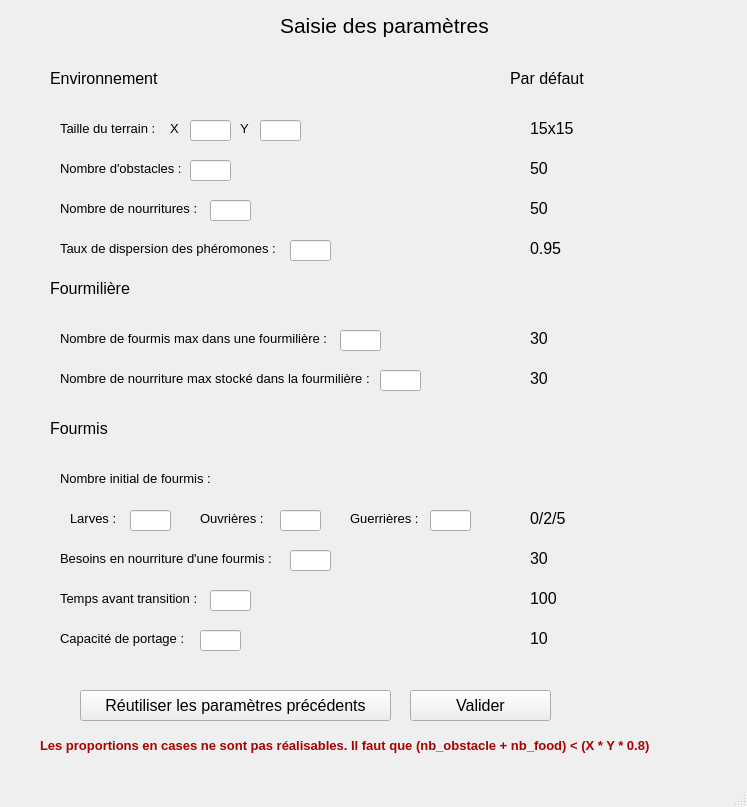
<?xml version="1.0" encoding="UTF-8"?>
<ui version="4.0">
 <class>Parameters</class>
 <widget class="QMainWindow" name="Parameters">
  <property name="geometry">
   <rect>
    <x>0</x>
    <y>0</y>
    <width>747</width>
    <height>807</height>
   </rect>
  </property>
  <property name="windowTitle">
   <string>MainWindow</string>
  </property>
  <widget class="QWidget" name="centralwidget">
   <widget class="QLineEdit" name="lineEdit_1">
    <property name="geometry">
     <rect>
      <x>190</x>
      <y>120</y>
      <width>41</width>
      <height>21</height>
     </rect>
    </property>
    <property name="font">
     <font>
      <pointsize>8</pointsize>
     </font>
    </property>
   </widget>
   <widget class="QLabel" name="label">
    <property name="geometry">
     <rect>
      <x>280</x>
      <y>10</y>
      <width>221</width>
      <height>31</height>
     </rect>
    </property>
    <property name="font">
     <font>
      <pointsize>16</pointsize>
     </font>
    </property>
    <property name="text">
     <string>Saisie des paramètres</string>
    </property>
   </widget>
   <widget class="QLabel" name="label_2">
    <property name="geometry">
     <rect>
      <x>50</x>
      <y>70</y>
      <width>151</width>
      <height>16</height>
     </rect>
    </property>
    <property name="font">
     <font>
      <pointsize>12</pointsize>
     </font>
    </property>
    <property name="text">
     <string>Environnement</string>
    </property>
   </widget>
   <widget class="QLabel" name="label_3">
    <property name="geometry">
     <rect>
      <x>60</x>
      <y>120</y>
      <width>111</width>
      <height>16</height>
     </rect>
    </property>
    <property name="font">
     <font>
      <pointsize>10</pointsize>
     </font>
    </property>
    <property name="text">
     <string>Taille du terrain :</string>
    </property>
   </widget>
   <widget class="QLabel" name="label_4">
    <property name="geometry">
     <rect>
      <x>170</x>
      <y>120</y>
      <width>16</width>
      <height>16</height>
     </rect>
    </property>
    <property name="font">
     <font>
      <pointsize>10</pointsize>
     </font>
    </property>
    <property name="text">
     <string>X</string>
    </property>
   </widget>
   <widget class="QLabel" name="label_5">
    <property name="geometry">
     <rect>
      <x>240</x>
      <y>120</y>
      <width>16</width>
      <height>16</height>
     </rect>
    </property>
    <property name="font">
     <font>
      <pointsize>10</pointsize>
     </font>
    </property>
    <property name="text">
     <string>Y</string>
    </property>
   </widget>
   <widget class="QLineEdit" name="lineEdit_2">
    <property name="geometry">
     <rect>
      <x>260</x>
      <y>120</y>
      <width>41</width>
      <height>21</height>
     </rect>
    </property>
   </widget>
   <widget class="QLabel" name="label_6">
    <property name="geometry">
     <rect>
      <x>60</x>
      <y>160</y>
      <width>131</width>
      <height>16</height>
     </rect>
    </property>
    <property name="font">
     <font>
      <pointsize>10</pointsize>
     </font>
    </property>
    <property name="text">
     <string>Nombre d'obstacles :</string>
    </property>
   </widget>
   <widget class="QLineEdit" name="lineEdit_3">
    <property name="geometry">
     <rect>
      <x>190</x>
      <y>160</y>
      <width>41</width>
      <height>21</height>
     </rect>
    </property>
    <property name="font">
     <font>
      <pointsize>8</pointsize>
     </font>
    </property>
   </widget>
   <widget class="QLabel" name="label_7">
    <property name="geometry">
     <rect>
      <x>60</x>
      <y>200</y>
      <width>141</width>
      <height>16</height>
     </rect>
    </property>
    <property name="font">
     <font>
      <pointsize>10</pointsize>
     </font>
    </property>
    <property name="text">
     <string>Nombre de nourritures :</string>
    </property>
   </widget>
   <widget class="QLineEdit" name="lineEdit_4">
    <property name="geometry">
     <rect>
      <x>210</x>
      <y>200</y>
      <width>41</width>
      <height>21</height>
     </rect>
    </property>
    <property name="font">
     <font>
      <pointsize>8</pointsize>
     </font>
    </property>
   </widget>
   <widget class="QLineEdit" name="lineEdit_5">
    <property name="geometry">
     <rect>
      <x>290</x>
      <y>240</y>
      <width>41</width>
      <height>21</height>
     </rect>
    </property>
    <property name="font">
     <font>
      <pointsize>8</pointsize>
     </font>
    </property>
   </widget>
   <widget class="QLabel" name="label_8">
    <property name="geometry">
     <rect>
      <x>60</x>
      <y>240</y>
      <width>221</width>
      <height>16</height>
     </rect>
    </property>
    <property name="font">
     <font>
      <pointsize>10</pointsize>
     </font>
    </property>
    <property name="text">
     <string>Taux de dispersion des phéromones :</string>
    </property>
   </widget>
   <widget class="QLabel" name="label_9">
    <property name="geometry">
     <rect>
      <x>50</x>
      <y>280</y>
      <width>151</width>
      <height>16</height>
     </rect>
    </property>
    <property name="font">
     <font>
      <pointsize>12</pointsize>
     </font>
    </property>
    <property name="text">
     <string>Fourmilière</string>
    </property>
   </widget>
   <widget class="QLineEdit" name="lineEdit_7">
    <property name="geometry">
     <rect>
      <x>380</x>
      <y>370</y>
      <width>41</width>
      <height>21</height>
     </rect>
    </property>
    <property name="font">
     <font>
      <pointsize>8</pointsize>
     </font>
    </property>
   </widget>
   <widget class="QLabel" name="label_10">
    <property name="geometry">
     <rect>
      <x>60</x>
      <y>330</y>
      <width>281</width>
      <height>16</height>
     </rect>
    </property>
    <property name="font">
     <font>
      <pointsize>10</pointsize>
     </font>
    </property>
    <property name="text">
     <string>Nombre de fourmis max dans une fourmilière : </string>
    </property>
   </widget>
   <widget class="QLineEdit" name="lineEdit_6">
    <property name="geometry">
     <rect>
      <x>340</x>
      <y>330</y>
      <width>41</width>
      <height>21</height>
     </rect>
    </property>
    <property name="font">
     <font>
      <pointsize>8</pointsize>
     </font>
    </property>
   </widget>
   <widget class="QLabel" name="label_11">
    <property name="geometry">
     <rect>
      <x>60</x>
      <y>370</y>
      <width>331</width>
      <height>16</height>
     </rect>
    </property>
    <property name="font">
     <font>
      <pointsize>10</pointsize>
     </font>
    </property>
    <property name="text">
     <string>Nombre de nourriture max stocké dans la fourmilière :</string>
    </property>
   </widget>
   <widget class="QLabel" name="label_12">
    <property name="geometry">
     <rect>
      <x>60</x>
      <y>550</y>
      <width>331</width>
      <height>16</height>
     </rect>
    </property>
    <property name="font">
     <font>
      <pointsize>10</pointsize>
     </font>
    </property>
    <property name="text">
     <string>Besoins en nourriture d'une fourmis :</string>
    </property>
   </widget>
   <widget class="QLabel" name="label_13">
    <property name="geometry">
     <rect>
      <x>50</x>
      <y>420</y>
      <width>151</width>
      <height>16</height>
     </rect>
    </property>
    <property name="font">
     <font>
      <pointsize>12</pointsize>
     </font>
    </property>
    <property name="text">
     <string>Fourmis</string>
    </property>
   </widget>
   <widget class="QLineEdit" name="lineEdit_11">
    <property name="geometry">
     <rect>
      <x>290</x>
      <y>550</y>
      <width>41</width>
      <height>21</height>
     </rect>
    </property>
    <property name="font">
     <font>
      <pointsize>8</pointsize>
     </font>
    </property>
   </widget>
   <widget class="QLineEdit" name="lineEdit_8">
    <property name="geometry">
     <rect>
      <x>130</x>
      <y>510</y>
      <width>41</width>
      <height>21</height>
     </rect>
    </property>
    <property name="font">
     <font>
      <pointsize>8</pointsize>
     </font>
    </property>
   </widget>
   <widget class="QLabel" name="label_14">
    <property name="geometry">
     <rect>
      <x>60</x>
      <y>470</y>
      <width>161</width>
      <height>16</height>
     </rect>
    </property>
    <property name="font">
     <font>
      <pointsize>10</pointsize>
     </font>
    </property>
    <property name="text">
     <string>Nombre initial de fourmis :</string>
    </property>
   </widget>
   <widget class="QLabel" name="label_15">
    <property name="geometry">
     <rect>
      <x>70</x>
      <y>510</y>
      <width>51</width>
      <height>16</height>
     </rect>
    </property>
    <property name="font">
     <font>
      <pointsize>10</pointsize>
     </font>
    </property>
    <property name="text">
     <string>Larves :</string>
    </property>
   </widget>
   <widget class="QLabel" name="label_16">
    <property name="geometry">
     <rect>
      <x>200</x>
      <y>510</y>
      <width>71</width>
      <height>16</height>
     </rect>
    </property>
    <property name="font">
     <font>
      <pointsize>10</pointsize>
     </font>
    </property>
    <property name="text">
     <string>Ouvrières :</string>
    </property>
   </widget>
   <widget class="QLineEdit" name="lineEdit_9">
    <property name="geometry">
     <rect>
      <x>280</x>
      <y>510</y>
      <width>41</width>
      <height>21</height>
     </rect>
    </property>
    <property name="font">
     <font>
      <pointsize>8</pointsize>
     </font>
    </property>
   </widget>
   <widget class="QLineEdit" name="lineEdit_10">
    <property name="geometry">
     <rect>
      <x>430</x>
      <y>510</y>
      <width>41</width>
      <height>21</height>
     </rect>
    </property>
    <property name="font">
     <font>
      <pointsize>8</pointsize>
     </font>
    </property>
    <property name="text">
     <string/>
    </property>
   </widget>
   <widget class="QLabel" name="label_17">
    <property name="geometry">
     <rect>
      <x>350</x>
      <y>510</y>
      <width>71</width>
      <height>16</height>
     </rect>
    </property>
    <property name="font">
     <font>
      <pointsize>10</pointsize>
     </font>
    </property>
    <property name="text">
     <string>Guerrières :</string>
    </property>
   </widget>
   <widget class="QLineEdit" name="lineEdit_12">
    <property name="geometry">
     <rect>
      <x>210</x>
      <y>590</y>
      <width>41</width>
      <height>21</height>
     </rect>
    </property>
    <property name="font">
     <font>
      <pointsize>8</pointsize>
     </font>
    </property>
   </widget>
   <widget class="QLabel" name="label_18">
    <property name="geometry">
     <rect>
      <x>60</x>
      <y>590</y>
      <width>151</width>
      <height>16</height>
     </rect>
    </property>
    <property name="font">
     <font>
      <pointsize>10</pointsize>
     </font>
    </property>
    <property name="text">
     <string>Temps avant transition :</string>
    </property>
   </widget>
   <widget class="QLineEdit" name="lineEdit_13">
    <property name="geometry">
     <rect>
      <x>200</x>
      <y>630</y>
      <width>41</width>
      <height>21</height>
     </rect>
    </property>
    <property name="font">
     <font>
      <pointsize>8</pointsize>
     </font>
    </property>
   </widget>
   <widget class="QLabel" name="label_19">
    <property name="geometry">
     <rect>
      <x>60</x>
      <y>630</y>
      <width>131</width>
      <height>16</height>
     </rect>
    </property>
    <property name="font">
     <font>
      <pointsize>10</pointsize>
     </font>
    </property>
    <property name="text">
     <string>Capacité de portage :</string>
    </property>
   </widget>
   <widget class="QPushButton" name="pushButton">
    <property name="geometry">
     <rect>
      <x>410</x>
      <y>690</y>
      <width>141</width>
      <height>31</height>
     </rect>
    </property>
    <property name="font">
     <font>
      <pointsize>12</pointsize>
     </font>
    </property>
    <property name="text">
     <string>Valider</string>
    </property>
   </widget>
   <widget class="QPushButton" name="pushButton_2">
    <property name="geometry">
     <rect>
      <x>80</x>
      <y>690</y>
      <width>311</width>
      <height>31</height>
     </rect>
    </property>
    <property name="font">
     <font>
      <pointsize>12</pointsize>
     </font>
    </property>
    <property name="text">
     <string>Réutiliser les paramètres précédents</string>
    </property>
   </widget>
   <widget class="QLabel" name="label_20">
    <property name="geometry">
     <rect>
      <x>530</x>
      <y>120</y>
      <width>111</width>
      <height>16</height>
     </rect>
    </property>
    <property name="font">
     <font>
      <pointsize>12</pointsize>
     </font>
    </property>
    <property name="text">
     <string>15x15</string>
    </property>
   </widget>
   <widget class="QLabel" name="label_21">
    <property name="geometry">
     <rect>
      <x>510</x>
      <y>70</y>
      <width>151</width>
      <height>16</height>
     </rect>
    </property>
    <property name="font">
     <font>
      <pointsize>12</pointsize>
     </font>
    </property>
    <property name="text">
     <string>Par défaut</string>
    </property>
   </widget>
   <widget class="QLabel" name="label_22">
    <property name="geometry">
     <rect>
      <x>530</x>
      <y>160</y>
      <width>111</width>
      <height>16</height>
     </rect>
    </property>
    <property name="font">
     <font>
      <pointsize>12</pointsize>
     </font>
    </property>
    <property name="text">
     <string>50</string>
    </property>
   </widget>
   <widget class="QLabel" name="label_23">
    <property name="geometry">
     <rect>
      <x>530</x>
      <y>200</y>
      <width>111</width>
      <height>16</height>
     </rect>
    </property>
    <property name="font">
     <font>
      <pointsize>12</pointsize>
     </font>
    </property>
    <property name="text">
     <string>50</string>
    </property>
   </widget>
   <widget class="QLabel" name="label_24">
    <property name="geometry">
     <rect>
      <x>530</x>
      <y>240</y>
      <width>111</width>
      <height>16</height>
     </rect>
    </property>
    <property name="font">
     <font>
      <pointsize>12</pointsize>
     </font>
    </property>
    <property name="text">
     <string>0.95</string>
    </property>
   </widget>
   <widget class="QLabel" name="label_25">
    <property name="geometry">
     <rect>
      <x>530</x>
      <y>330</y>
      <width>111</width>
      <height>16</height>
     </rect>
    </property>
    <property name="font">
     <font>
      <pointsize>12</pointsize>
     </font>
    </property>
    <property name="text">
     <string>30</string>
    </property>
   </widget>
   <widget class="QLabel" name="label_26">
    <property name="geometry">
     <rect>
      <x>530</x>
      <y>370</y>
      <width>111</width>
      <height>16</height>
     </rect>
    </property>
    <property name="font">
     <font>
      <pointsize>12</pointsize>
     </font>
    </property>
    <property name="text">
     <string>30</string>
    </property>
   </widget>
   <widget class="QLabel" name="label_27">
    <property name="geometry">
     <rect>
      <x>530</x>
      <y>510</y>
      <width>111</width>
      <height>16</height>
     </rect>
    </property>
    <property name="font">
     <font>
      <pointsize>12</pointsize>
     </font>
    </property>
    <property name="text">
     <string>0/2/5</string>
    </property>
   </widget>
   <widget class="QLabel" name="label_28">
    <property name="geometry">
     <rect>
      <x>530</x>
      <y>550</y>
      <width>111</width>
      <height>16</height>
     </rect>
    </property>
    <property name="font">
     <font>
      <pointsize>12</pointsize>
     </font>
    </property>
    <property name="text">
     <string>30</string>
    </property>
   </widget>
   <widget class="QLabel" name="label_29">
    <property name="geometry">
     <rect>
      <x>530</x>
      <y>590</y>
      <width>111</width>
      <height>16</height>
     </rect>
    </property>
    <property name="font">
     <font>
      <pointsize>12</pointsize>
     </font>
    </property>
    <property name="text">
     <string>100</string>
    </property>
   </widget>
   <widget class="QLabel" name="label_30">
    <property name="geometry">
     <rect>
      <x>530</x>
      <y>630</y>
      <width>111</width>
      <height>16</height>
     </rect>
    </property>
    <property name="font">
     <font>
      <pointsize>12</pointsize>
     </font>
    </property>
    <property name="text">
     <string>10</string>
    </property>
   </widget>
   <widget class="QLabel" name="msg_error">
    <property name="enabled">
     <bool>true</bool>
    </property>
    <property name="geometry">
     <rect>
      <x>40</x>
      <y>730</y>
      <width>661</width>
      <height>31</height>
     </rect>
    </property>
    <property name="palette">
     <palette>
      <active>
       <colorrole role="WindowText">
        <brush brushstyle="SolidPattern">
         <color alpha="255">
          <red>170</red>
          <green>0</green>
          <blue>0</blue>
         </color>
        </brush>
       </colorrole>
      </active>
      <inactive>
       <colorrole role="WindowText">
        <brush brushstyle="SolidPattern">
         <color alpha="255">
          <red>170</red>
          <green>0</green>
          <blue>0</blue>
         </color>
        </brush>
       </colorrole>
      </inactive>
      <disabled>
       <colorrole role="WindowText">
        <brush brushstyle="SolidPattern">
         <color alpha="96">
          <red>164</red>
          <green>166</green>
          <blue>168</blue>
         </color>
        </brush>
       </colorrole>
      </disabled>
     </palette>
    </property>
    <property name="font">
     <font>
      <pointsize>10</pointsize>
      <weight>75</weight>
      <bold>true</bold>
      <kerning>true</kerning>
     </font>
    </property>
    <property name="inputMethodHints">
     <set>Qt::ImhNone</set>
    </property>
    <property name="text">
     <string>Les proportions en cases ne sont pas réalisables. Il faut que (nb_obstacle + nb_food) &lt; (X * Y * 0.8)</string>
    </property>
   </widget>
  </widget>
  <widget class="QMenuBar" name="menubar">
   <property name="geometry">
    <rect>
     <x>0</x>
     <y>0</y>
     <width>747</width>
     <height>20</height>
    </rect>
   </property>
  </widget>
  <widget class="QStatusBar" name="statusbar"/>
 </widget>
 <resources/>
 <connections/>
</ui>
